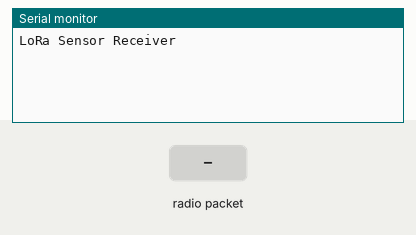
Recording of a sketch running on a simulated Arduino Uno, built with avr-gcc and run on an emulated ATmega328P. Shown: the last lines printed to the serial monitor. Inputs (shaded band) come from the test bench. No radio packets arrive unless stated.

Above: at 1.7 s.
1.8 s: radio packet "1" arrives
At 3.0 s:
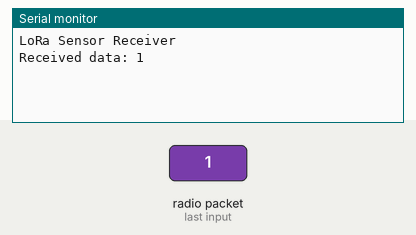
3.3 s: radio packet "0" arrives
At 4.2 s:
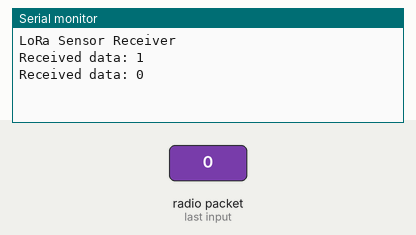
4.8 s: radio packet "2" arrives
At 5.3 s:
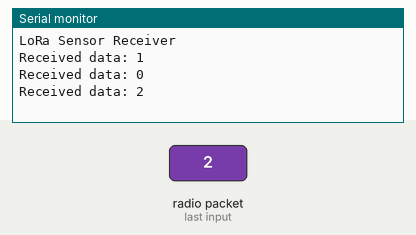

The sketch:

lora-receptora.ino.ino
```cpp
#include <SPI.h>
#include <LoRa.h>

#define NSS 15
#define RST 22
#define DIO0 36

void setup() {
  Serial.begin(115200);
  Serial.println("LoRa Sensor Receiver");

  delay(500);

  LoRa.setPins(NSS, RST, DIO0);

  if (!LoRa.begin(868E6)) {
    Serial.println("Starting LoRa failed!");
    while (1);
  }

  LoRa.receive();
}

void loop() {
  int packetSize = LoRa.parsePacket();
  if (packetSize) {
    // Lee el paquete recibido
    String receivedData = "";
    while (LoRa.available()) {
      receivedData += (char)LoRa.read();
    }

    // Muestra los valores en el puerto serie
    Serial.println("Received data: " + receivedData);
  }
}
```

Measured:
- after the input at 1.8 s, the serial monitor: prints a new line at once (image 1)
- after the input at 3.3 s, the serial monitor: prints a new line at once (image 2)
- after the input at 4.8 s, the serial monitor: prints a new line at once (image 3)
